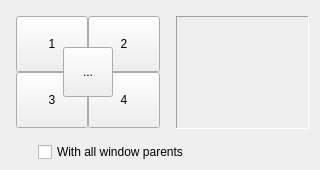
<?xml version="1.0" encoding="UTF-8"?>
<ui version="4.0">
 <class>TMove_form</class>
 <widget class="QDialog" name="TMove_form">
  <property name="windowModality">
   <enum>Qt::ApplicationModal</enum>
  </property>
  <property name="geometry">
   <rect>
    <x>0</x>
    <y>0</y>
    <width>320</width>
    <height>170</height>
   </rect>
  </property>
  <property name="sizePolicy">
   <sizepolicy hsizetype="Fixed" vsizetype="Fixed">
    <horstretch>0</horstretch>
    <verstretch>0</verstretch>
   </sizepolicy>
  </property>
  <property name="minimumSize">
   <size>
    <width>290</width>
    <height>170</height>
   </size>
  </property>
  <property name="windowTitle">
   <string>Move window to desk:</string>
  </property>
  <layout class="QVBoxLayout" name="verticalLayout">
   <property name="spacing">
    <number>4</number>
   </property>
   <property name="leftMargin">
    <number>8</number>
   </property>
   <property name="topMargin">
    <number>8</number>
   </property>
   <property name="rightMargin">
    <number>8</number>
   </property>
   <property name="bottomMargin">
    <number>8</number>
   </property>
   <item>
    <widget class="QWidget" name="widget" native="true">
     <property name="sizePolicy">
      <sizepolicy hsizetype="Expanding" vsizetype="Expanding">
       <horstretch>0</horstretch>
       <verstretch>0</verstretch>
      </sizepolicy>
     </property>
     <widget class="QToolButton" name="Button5">
      <property name="geometry">
       <rect>
        <x>55</x>
        <y>39</y>
        <width>50</width>
        <height>50</height>
       </rect>
      </property>
      <property name="minimumSize">
       <size>
        <width>50</width>
        <height>50</height>
       </size>
      </property>
      <property name="text">
       <string>...</string>
      </property>
      <attribute name="buttonGroup">
       <string notr="true">buttonGroup</string>
      </attribute>
     </widget>
     <widget class="QToolButton" name="Button4">
      <property name="geometry">
       <rect>
        <x>80</x>
        <y>64</y>
        <width>72</width>
        <height>56</height>
       </rect>
      </property>
      <property name="mouseTracking">
       <bool>false</bool>
      </property>
      <property name="text">
       <string>4</string>
      </property>
      <attribute name="buttonGroup">
       <string notr="true">buttonGroup</string>
      </attribute>
     </widget>
     <widget class="QToolButton" name="Button1">
      <property name="geometry">
       <rect>
        <x>8</x>
        <y>8</y>
        <width>72</width>
        <height>56</height>
       </rect>
      </property>
      <property name="text">
       <string>1</string>
      </property>
      <attribute name="buttonGroup">
       <string notr="true">buttonGroup</string>
      </attribute>
     </widget>
     <widget class="QToolButton" name="Button2">
      <property name="geometry">
       <rect>
        <x>80</x>
        <y>8</y>
        <width>72</width>
        <height>56</height>
       </rect>
      </property>
      <property name="text">
       <string>2</string>
      </property>
      <attribute name="buttonGroup">
       <string notr="true">buttonGroup</string>
      </attribute>
     </widget>
     <widget class="QToolButton" name="Button3">
      <property name="geometry">
       <rect>
        <x>8</x>
        <y>64</y>
        <width>72</width>
        <height>56</height>
       </rect>
      </property>
      <property name="text">
       <string>3</string>
      </property>
      <attribute name="buttonGroup">
       <string notr="true">buttonGroup</string>
      </attribute>
     </widget>
     <widget class="QFrame" name="frame">
      <property name="geometry">
       <rect>
        <x>168</x>
        <y>8</y>
        <width>133</width>
        <height>113</height>
       </rect>
      </property>
      <property name="frameShape">
       <enum>QFrame::Panel</enum>
      </property>
      <property name="frameShadow">
       <enum>QFrame::Sunken</enum>
      </property>
     </widget>
     <zorder>Button3</zorder>
     <zorder>Button2</zorder>
     <zorder>Button4</zorder>
     <zorder>Button1</zorder>
     <zorder>Button5</zorder>
     <zorder>frame</zorder>
    </widget>
   </item>
   <item>
    <layout class="QHBoxLayout" name="horizontalLayout">
     <property name="topMargin">
      <number>5</number>
     </property>
     <item>
      <spacer name="horizontalSpacer">
       <property name="orientation">
        <enum>Qt::Horizontal</enum>
       </property>
       <property name="sizeType">
        <enum>QSizePolicy::Fixed</enum>
       </property>
       <property name="sizeHint" stdset="0">
        <size>
         <width>30</width>
         <height>20</height>
        </size>
       </property>
      </spacer>
     </item>
     <item>
      <widget class="QCheckBox" name="checkBox">
       <property name="layoutDirection">
        <enum>Qt::LeftToRight</enum>
       </property>
       <property name="text">
        <string>With all window parents</string>
       </property>
      </widget>
     </item>
    </layout>
   </item>
  </layout>
 </widget>
 <resources/>
 <connections/>
 <buttongroups>
  <buttongroup name="buttonGroup"/>
 </buttongroups>
</ui>
